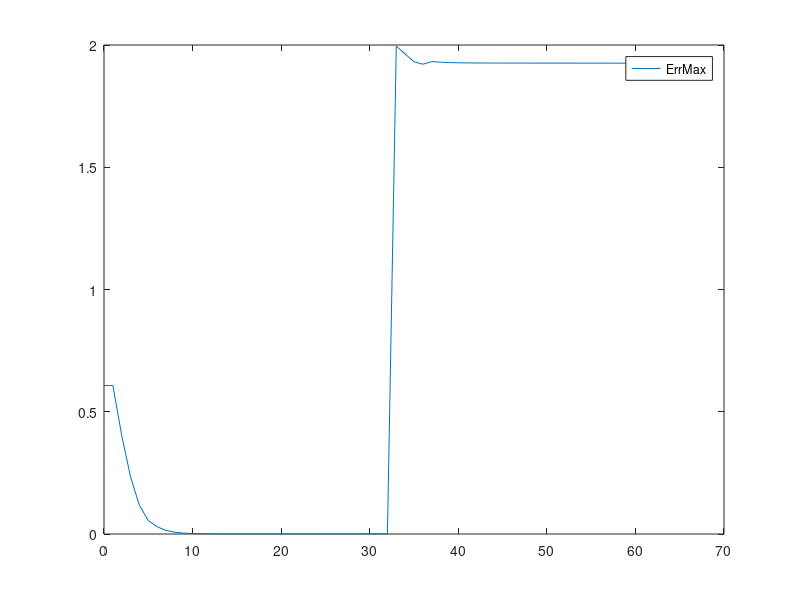

MATLAB code to generate this figure:
clear all
close all


Err_max_cos = load("ErrMaxCos.txt");
Err_max_sin = load("ErrMaxSin.txt");

A = (0:63);
iteration = A';

#subplot(1,2,1);
#plot(iteration,log10(Err_max_cos));
plot(iteration,Err_max_cos);
legend("ErrMax")